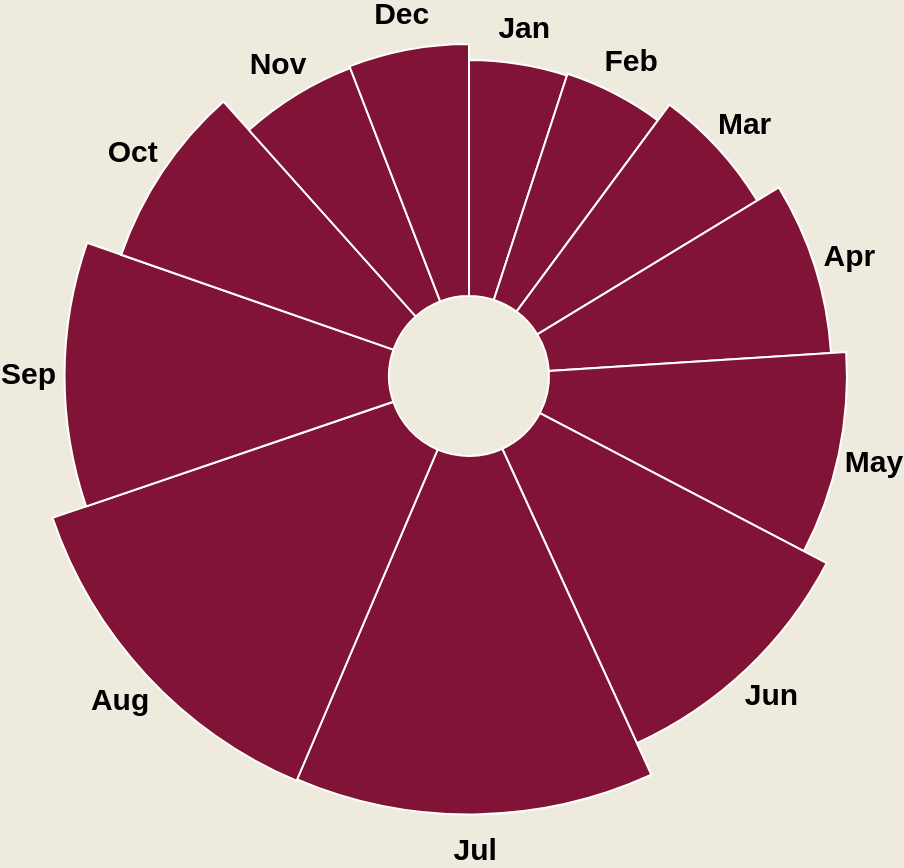

This figure's Vega-Lite source:
### Vega specification from a JSON file in a GitHub repository (floating-point values rounded to 4 significant figures)
{"$schema": "https://vega.github.io/schema/vega/v5.json", "width": 275, "height": 220, "background": "#EEEADD", "description": "A basic radial plot that encodes two values as the angle and radius of an arc.", "data": [{"name": "table", "values": [{"category": "Jan", "value": 36995000, "startAngle": 0, "endAngle": 0.3152}, {"category": "Feb", "value": 37692000, "startAngle": 0.3152, "endAngle": 0.6362}, {"category": "Mar", "value": 45518000, "startAngle": 0.6362, "endAngle": 1.024}, {"category": "Apr", "value": 56725000, "startAngle": 1.024, "endAngle": 1.507}, {"category": "May", "value": 64043000, "startAngle": 1.507, "endAngle": 2.053}, {"category": "Jun", "value": 77462000, "startAngle": 2.053, "endAngle": 2.713}, {"category": "Jul", "value": 97635000, "startAngle": 2.713, "endAngle": 3.544}, {"category": "Aug", "value": 98575000, "startAngle": 3.544, "endAngle": 4.384}, {"category": "Sep", "value": 77905000, "startAngle": 4.384, "endAngle": 5.048}, {"category": "Oct", "value": 59350000, "startAngle": 5.048, "endAngle": 5.553}, {"category": "Nov", "value": 42445000, "startAngle": 5.553, "endAngle": 5.915}, {"category": "Dec", "value": 43222000, "startAngle": 5.915, "endAngle": 6.283}], "transform": [{"type": "pie", "field": "value"}]}], "scales": [{"name": "r", "type": "sqrt", "domain": {"data": "table", "field": "value"}, "zero": true, "range": [60, 220]}], "marks": [{"type": "arc", "color": "#4682b4", "from": {"data": "table"}, "encode": {"enter": {"x": {"field": {"group": "width"}, "mult": 0.5}, "y": {"field": {"group": "height"}, "mult": 0.5}, "startAngle": {"field": "startAngle"}, "endAngle": {"field": "endAngle"}, "innerRadius": {"value": 40}, "outerRadius": {"scale": "r", "field": "value"}, "stroke": {"value": "#fff"}, "tooltip": {"value": {"field": "values.value", "type": "quantitative", "title": "Number of Tourists", "format": ","}}}, "update": {"fill": {"value": "#801336"}}, "hover": {"fill": {"value": "pink"}}}}, {"type": "text", "from": {"data": "table"}, "encode": {"enter": {"x": {"field": {"group": "width"}, "mult": 0.5}, "y": {"field": {"group": "height"}, "mult": 0.5}, "radius": {"scale": "r", "field": "value", "offset": 18}, "theta": {"signal": "(datum.startAngle + datum.endAngle)/2"}, "fill": {"value": "#000"}, "align": {"value": "center"}, "baseline": {"value": "middle"}, "text": {"field": "category"}, "fontSize": {"value": 15}, "fontStyle": {"value": "bold"}, "color": {"value": "#3B444B"}}}}]}
